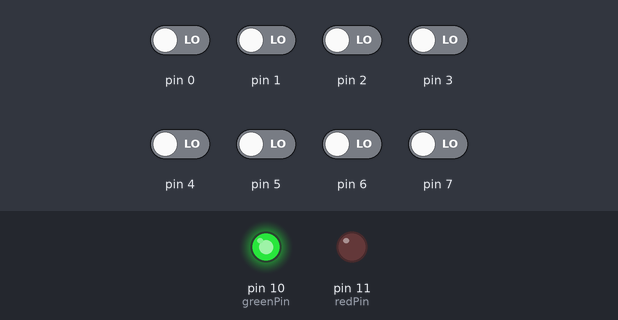
A sketch run on a simulated Arduino Uno, built with avr-gcc and run on an emulated ATmega328P. Shown: output pins drawn as LEDs (lit = HIGH). Inputs (shaded band) come from the test bench; at power-on: pin 0–7 LOW.

Above: at 1.2 s.
1.3 s: pin 2 driven HIGH
At 2.3 s:
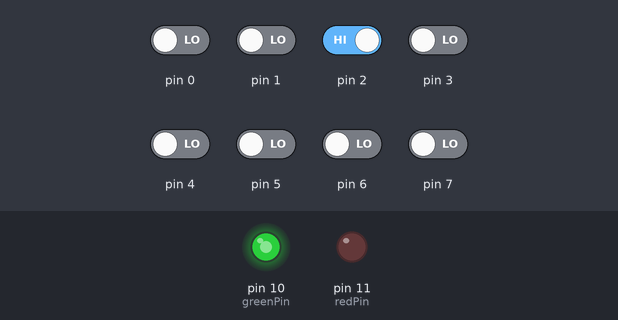
2.8 s: pin 3 driven HIGH
At 4.0 s:
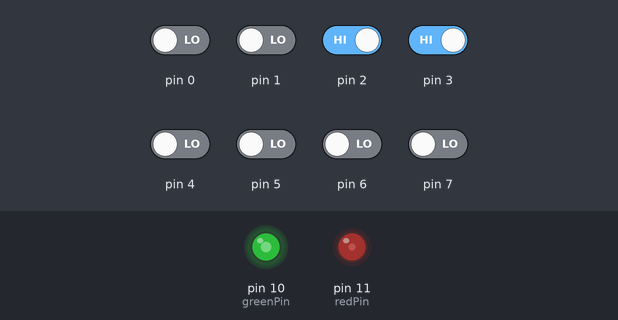
4.3 s: pin 4 driven HIGH
At 4.6 s:
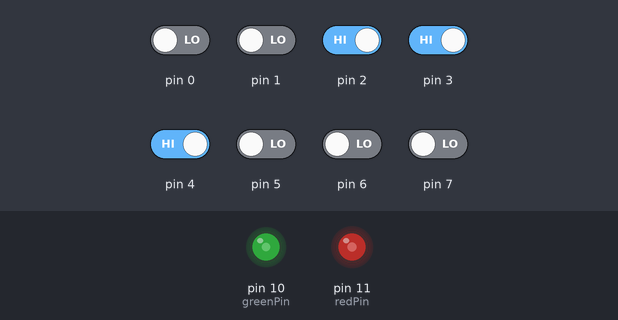
5.8 s: pin 5 driven HIGH
At 6.5 s:
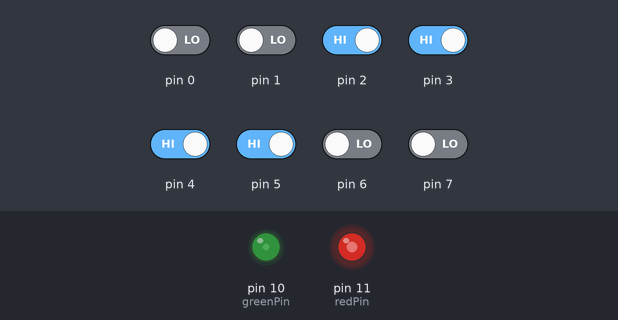
Timing chart, 0 to 8.3 s (numbered marks = the images above; inputs shaded):
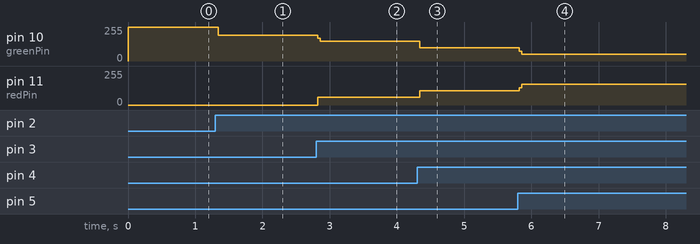

Measured:
- after the input at 1.3 s, pin 10 (greenPin): 255/255 → 195/255 at once
- after the input at 2.8 s, pin 10 (greenPin): 195/255 → 147/255 at once; pin 11 (redPin): 0/255 → 58/255 at once
- after the input at 4.3 s, pin 10 (greenPin): 147/255 → 99/255 at once; pin 11 (redPin): 58/255 → 106/255 at once
- after the input at 5.8 s, pin 10 (greenPin): 99/255 → 50/255 at once; pin 11 (redPin): 106/255 → 154/255 at once

The sketch:

port_reading.ino
```cpp
int greenPin = 10;
int redPin = 11;
byte firstBit;
byte secondBit;

void setup() {
  pinMode(redPin, OUTPUT);
  pinMode(greenPin, OUTPUT);
}

void loop() {
  for (firstBit = B10000000, secondBit = B01000000;
  firstBit > 2, secondBit > 2; firstBit>>=1, secondBit>>=1) {
     if ((PIND & firstBit) && (PIND & secondBit)) {
       digitalWrite(redPin, HIGH);
     } else {
       digitalWrite(redPin, LOW);
     }
     if ((~PIND & firstBit) && (~PIND & secondBit)) {
       digitalWrite(greenPin, HIGH);
     } else {
       digitalWrite(greenPin, LOW);
     }
    }
}
```
